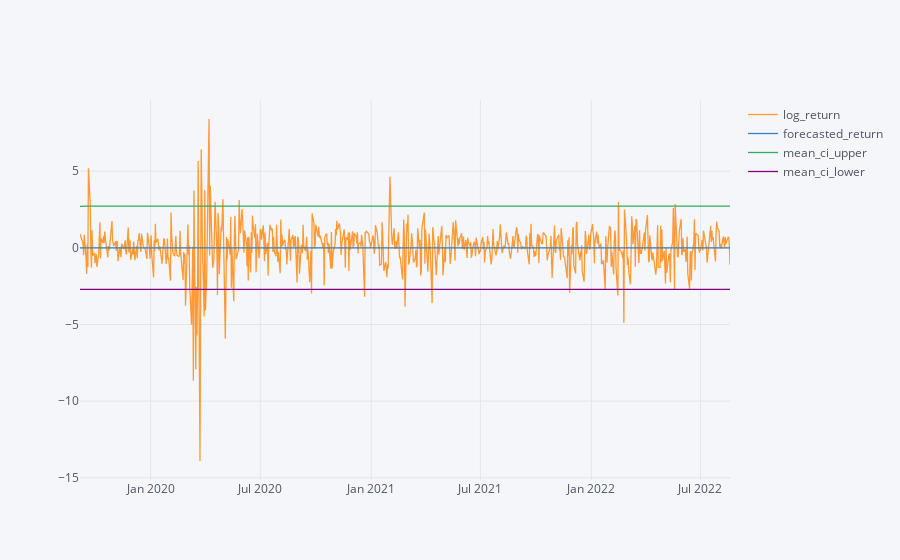

Notebook cell for this chart:
### Code cell
# forcasting using ARIMA model for test data

forecast_data = optimum_arma_result.get_forecast(steps = len(test_df))
forecast_df = forecast_data.summary_frame()
forecast_df.rename(columns = {'mean':'forecasted_return'}, inplace = True)
forecast_df.set_index(test_df.index, inplace=True)
test_df_forecasted = pd.concat([test_df,forecast_df],axis=1)
# plotting with 95% confidence interval
test_df_forecasted[['log_return', 'forecasted_return', 'mean_ci_upper', 'mean_ci_lower']].iplot()

### Figure 1 — Plotly figure (JSON) as saved in the notebook; plotly's stock layout.template omitted (floating-point values rounded to 4 significant figures; data arrays with more than 128 entries replaced by an {"elided": "..."} marker saying what was removed)
{"data": [{"line": {"color": "rgba(255, 153, 51, 1.0)", "dash": "solid", "shape": "linear", "width": 1.3}, "mode": "lines", "name": "log_return", "text": "", "type": "scatter", "x": {"elided": "731 str values"}, "y": {"elided": "731 float values"}}, {"line": {"color": "rgba(55, 128, 191, 1.0)", "dash": "solid", "shape": "linear", "width": 1.3}, "mode": "lines", "name": "forecasted_return", "text": "", "type": "scatter", "x": {"elided": "731 str values"}, "y": {"elided": "731 float values"}}, {"line": {"color": "rgba(50, 171, 96, 1.0)", "dash": "solid", "shape": "linear", "width": 1.3}, "mode": "lines", "name": "mean_ci_upper", "text": "", "type": "scatter", "x": {"elided": "731 str values"}, "y": {"elided": "731 float values"}}, {"line": {"color": "rgba(128, 0, 128, 1.0)", "dash": "solid", "shape": "linear", "width": 1.3}, "mode": "lines", "name": "mean_ci_lower", "text": "", "type": "scatter", "x": {"elided": "731 str values"}, "y": {"elided": "731 float values"}}], "layout": {"legend": {"bgcolor": "#F5F6F9", "font": {"color": "#4D5663"}}, "paper_bgcolor": "#F5F6F9", "plot_bgcolor": "#F5F6F9", "title": {"font": {"color": "#4D5663"}}, "xaxis": {"gridcolor": "#E1E5ED", "showgrid": true, "tickfont": {"color": "#4D5663"}, "title": {"font": {"color": "#4D5663"}, "text": ""}, "zerolinecolor": "#E1E5ED"}, "yaxis": {"gridcolor": "#E1E5ED", "showgrid": true, "tickfont": {"color": "#4D5663"}, "title": {"font": {"color": "#4D5663"}, "text": ""}, "zerolinecolor": "#E1E5ED"}}}
